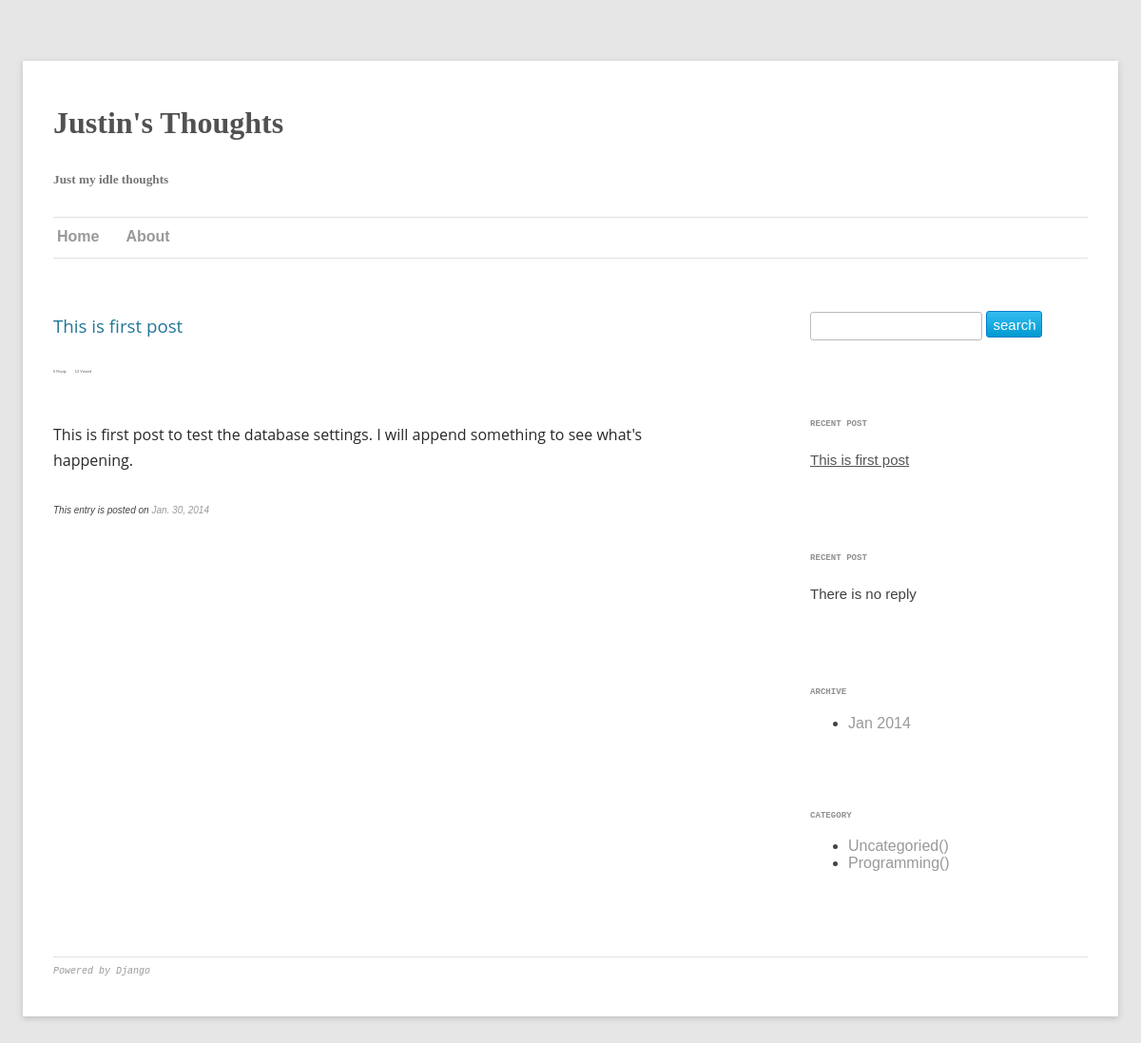
Before: / with the older database file.
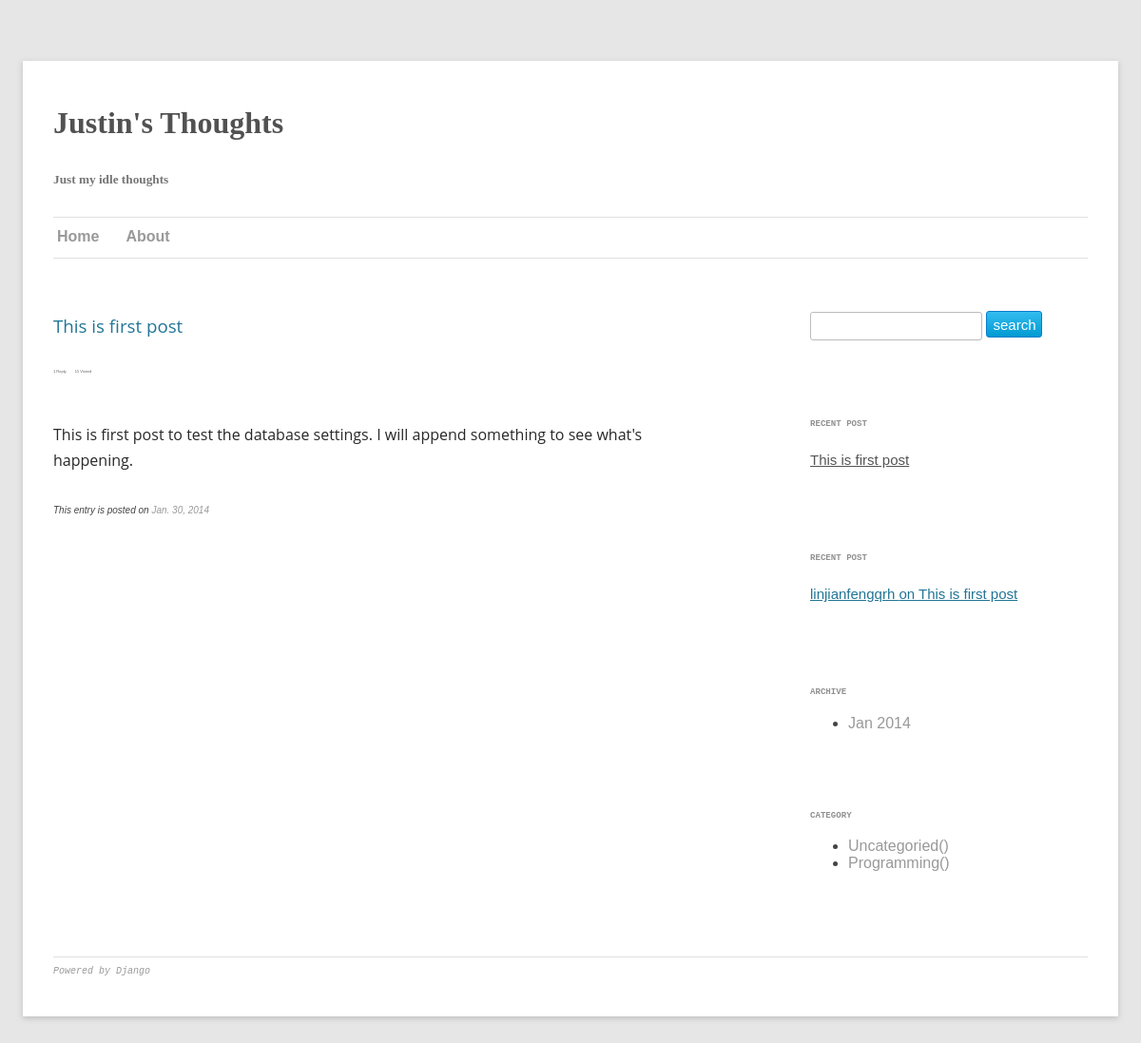
After: the same page with the newer database file.
### blog/models.py (models this page shows, shortened)
class Reply(models.Model):
  APPROVED = 'ap'
  PENDING = 'pd'
  SPAM = 'sp'
  TRASH = 'tr'
  STATE_CHOICE = (
      (TRASH, 'trash'),
      (APPROVED, 'approved'),
      (PENDING, 'pending'),
      (SPAM, 'spam'),
  )
  name = models.CharField(max_length=100)
  email = models.EmailField()
  to = models.IntegerField(default=0)
  message = models.CharField(max_length = 1000)
  post = models.ForeignKey(Post)
  date = models.DateTimeField()
  state = models.CharField(max_length = 2, choices = STATE_CHOICE, default = PENDING)

class Post(models.Model):
  title = models.CharField(max_length=100)
  content = models.TextField()
  author = models.CharField(max_length=100)
  published = models.BooleanField(default = False)
  created_date = models.DateTimeField(auto_now_add = True)
  category = models.ForeignKey(Category)
  tags = models.ManyToManyField(Tag)
  visit = models.IntegerField()
  class Meta:
    ordering = ['-created_date']
  def __unicode__(self):
    return self.title
  def get_abs_url(self):
    mangled = self.title.replace(' ', '__')
    return '/blog/%s/' % mangled
  def get_visit_num(self):
    return self.visit
  def get_reply_num(self):
    return Reply.objects.filter(post = self, state = Reply.APPROVED).count()
  @staticmethod
  def get_archive():
    return Post.objects.values('created_date').distinct()

### blog/views.py (the view)
# urls.py: url(r'^$', index),
def index(request):
  posts = Post.objects.filter(published=True)
  recent_post = Post.objects.first()
  recent_reply = Reply.objects.filter(state = Reply.APPROVED).first()
  categories = Category.objects.all()
  archives = None
  archives = Post.get_archive()
  return render(request, 'blog/index.html', {'posts': posts, 'recent_post':recent_post,
    'recent_reply':recent_reply, 'categories': categories, 'archives':archives})

### templates/blog/index.html (shortened to what this page needs)
{% extends "blog/base.html" %}
{% block content %}
  {% for post in posts %}
  <div class = "post" >
    <div class = "title">
      <h3>
        <a href="{{ post.get_abs_url }} " >
        {{ post.title|safe }}
        </a>
      </h3>
    </div>
    <div class = "info">
      <span class = "item">
      </span>
      <span class = "item">
      </span>
    </div>
    <div class = "blog_content">
      <p>{{ post.content|slice:":255"|safe }}</p>
    </div>
    <div class ="footer">
      <p>This entry is posted on <a href="/blog/{{post.created_date|date:"Y"}}/{{post.created_date|date:"m"}}/{{post.created_date|date:"d"}}/">
        {{post.created_date|date}}
      </a></p>
    </div>
  </div>
  {% endfor %}
{% endblock %}

### templates/blog/base.html (shortened to what this page needs)
<!DOCTYPE html>
<html>
<head>
  <link rel="stylesheet" type="text/css" href="{{STATIC_URL}}global.css" />
  <link rel="stylesheet" type="text/css" href="{{STATIC_URL}}post.css" />
</head>
<body style="color:#444;background-color:#e6e6e6;font-family:sans-serif">
  <div class="page">
    <div class="header">
      <h1 class="blog-title">Justin's Thoughts</h1>
      <h5 class="blog-desc">Just my idle thoughts</h5>
    </div>
    <div class="menu">
      <hr />
      <ul class="menu">
        <li><a href="/" class="title-menu-item">Home</a></li>
        <li><a href="/about/" class="title-menu-item">About</a></li>
      </ul>
      <hr />
    </div>
    <div class = "maincontent">
      <div class = "sidebar">
        <div class = "widget widget_form">
          <form action="/blog/search/" method="get" class = "search">
            <p><input type="text" name="q" class="search text"/>
            <input type="submit" value="search" class = "search  button"></p>
          </form>
        </div>
        <div class = "widget widget_recent_post">
          <p class = "widget_title">RECENT POST</p>
          <p class = "widget_content">{% if recent_post %}<a href="{{recent_post.get_abs_url}}">{{ recent_post.title }}</a>{% else %}There is no post{% endif %}</p>
        </div>
        <div class = "widget widget_recent_reply">
          <p class = "widget_title">RECENT POST</p>
          <p class = "widget_content">{% if recent_reply %}<a href="{{recent_reply.get_post_url}}">{{ recent_reply.name }} on {{recent_reply.post}}</a>{% else %}There is no reply{% endif %}</p>
        </div>
        <div class = "widget widget_archive">
          <p class = "widget_title">ARCHIVE</p>
          <ul class = archive_list>
            {% for archive in archives %}
            <li><a href = "/blog/{{archive.created_date|date:"Y"}}/{{archive.created_date|date:"m"}}">{{ archive.created_date|date:"M Y"}}</a></li>
            {% endfor %}
        </div>
        <div class = "widget widget_category">
          <p class = "widget_title">CATEGORY</p>
          <ul class = 'category_list'>
            {% for category in categories %}
            <li><a href="/blog/category/{{ category.name }}/">{{ category.name }}({{category.get_num}})</a></li>
            {% endfor %}
          </ul>
        </div>
      </div>
      <div class = "content">
        {% block content %}
        {% endblock %}
      </div>
      <div class = "footer">
        <hr />
        <p><a href="http://www.djangoproject.com">Powered by Django</a></p>
      </div>
    </div>
  </div>
</body>
</html>

Changed rows visible on the page:
now on this page (row edited): Reply: name "linjianfengqrh", post "This is first post"
Other visible differences:
text no longer shown: "There is no reply"
text now shown: "on"
